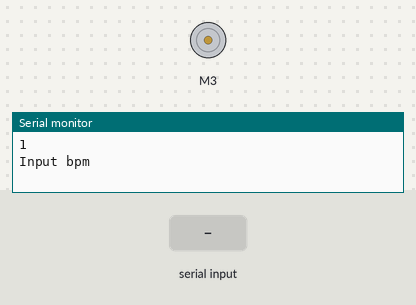
The sketch below on a simulated Arduino Uno, built with avr-gcc and run on an emulated ATmega328P. Parts: DC motor (green arrow = forward, orange = backward, longer = faster), the last lines printed to the serial monitor. The test bench sets the inputs (shaded band).

Above: at 0.9 s.
1.0 s: "90,45*" received over Serial
At 1.29 s:
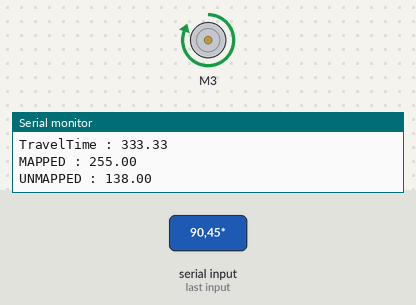
Timing chart, 0 to 10.0 s (numbered marks = the images above; inputs shaded):
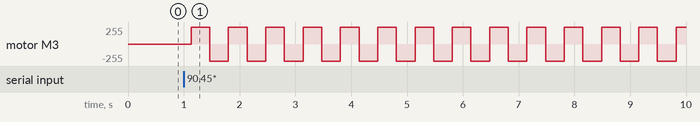

The sketch:

Ambu_Bag_Pump.ino
```cpp
// (licence header left out)
#include <AFMotor.h>

AF_DCMotor motor(3);
int pos = 0;    // variable to store the servo position
int bpm = 30;
int pot = 0;
float travelTime; // = 1000;
float travelDistance = 46; //1.811 inch = 46mm = max speed
//Calibrate to hit desired ambu ball pressure ^
float travelSpeed; // = 255;
float itime = 0;
float etime = 0;
bool forward = true;
char endOfPacketMarker = ' ';
String input = "";

void setup() {
  Serial.begin(9600);           // set up Serial at 9600 bauds
  Serial.println('a'=='a');
  Serial.println("Input bpm"); //Wait for BPM input
  while(Serial.available() == 0){}
  if(Serial.available() > 0)
  {
    input = Serial.readStringUntil('*');
    bpm = input.toInt();  //Test this!!
    Serial.println("BPM set to: " + input);
    Serial.flush();
  }
  Serial.read();

  // turn on motor
  motor.setSpeed(255);

  motor.run(RELEASE);
  Serial.println("BPM set to: " + bpm);
  //v = d/t
  travelTime = 30.0/bpm * 1000.0; //millisecods
  Serial.println("TravelTime : " + String(travelTime)); //TODO: MAP THIS ALSO? OR SOMEHOW CONSTRAIN IN THE EVENT THAT SPEED IS CONSTRAINED/CHANGED
  travelSpeed = travelDistance / (travelTime / 1000.0); //max rated speed is 46 mm/s
  Serial.println("UNMAPPED : " + String(travelSpeed));
  //travelSpeed = constrain(travelSpeed, 0, 46);
  travelSpeed = mapfloat(travelSpeed, 0, 46, 0, 255); //Scale from mm/s to 0-255
  Serial.println("MAPPED : " + String(travelSpeed));
  float oldSpeed = travelSpeed; //Check if constrain changes speed, then alert user
  travelSpeed = constrain(travelSpeed, 0, 255);
  if(oldSpeed != travelSpeed){
    Serial.println("Invalid Speed, Setting it to : " + String(mapfloat(travelSpeed, 0, 255, 0, 46)) + "mm/s");
  }
  motor.setSpeed(travelSpeed);
  //while(true){Serial.println(travelTime); Serial.println((30.0/31.0));} //Debug Loop
  //KEEP IN MIND WHICH CODE WILL GET AFFECTED BY CHANGING TRAVELDISTANCE:
  //HARDCODED CONSTRAINTS AND MAPS, MAX SPEED CONSIDERATIONS, MAX TRAVELTIME, BUGS THAT DON'T ALLOW BPM OVER 30
}

void loop() {
  Serial.println("Looping");
  Serial.println("TravelTime : " + String(travelTime));
  Serial.println("MAPPED : " + String(travelSpeed));
  Serial.println("UNMAPPED : " + String(travelDistance / (travelTime / 1000.0)));
  if(forward){
    motor.run(FORWARD);
    //Serial.println("forward");
    //delay(travelTime);
    delay(travelTime);
    forward = false;
  }else{
    motor.run(BACKWARD);
    //Serial.println("back");
    //delay(travelTime);
    delay(travelTime);
    forward = true;
  }
}
float mapfloat(float x, float in_min, float in_max, float out_min, float out_max)
{
 return (x - in_min) * (out_max - out_min) / (in_max - in_min) + out_min;
}
```

Measured:
- after the input at 1.0 s, motor M3: alternates forward 255/255 for 0.33 s and backward 255/255 for 0.33 s, starting after 0.13 s
